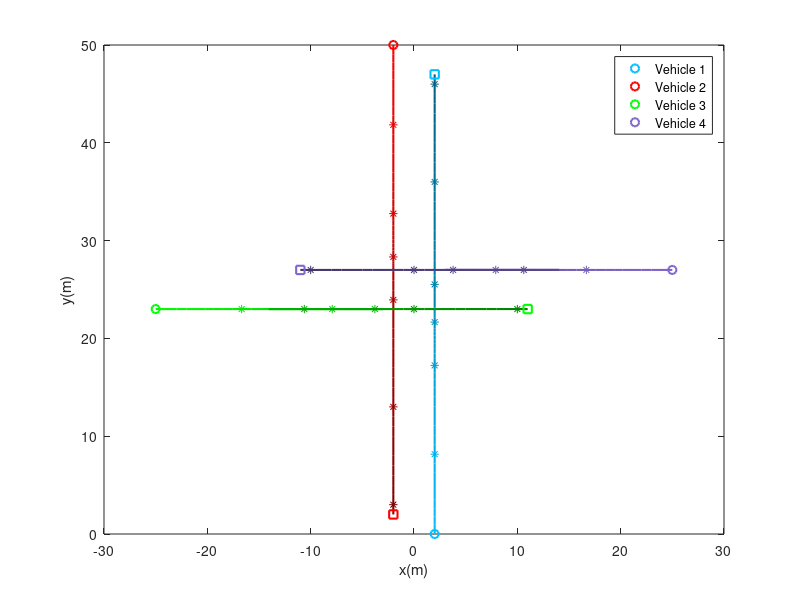
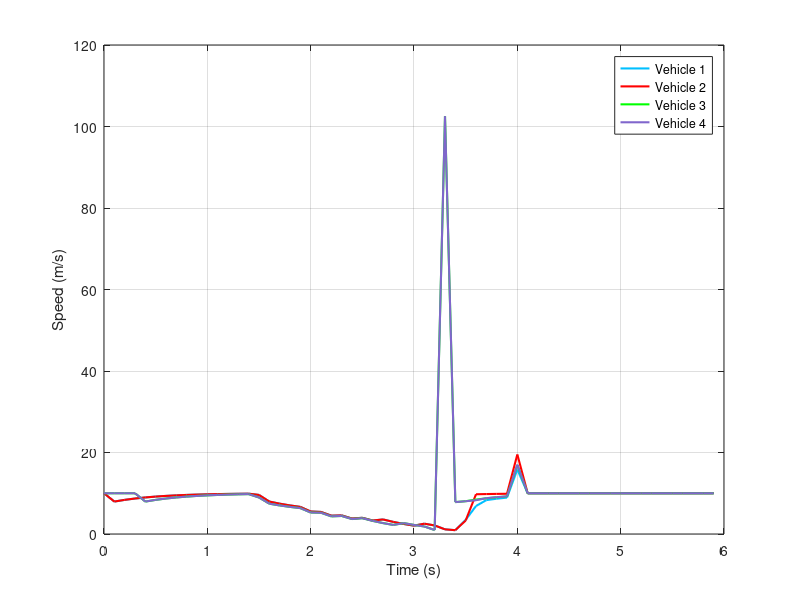
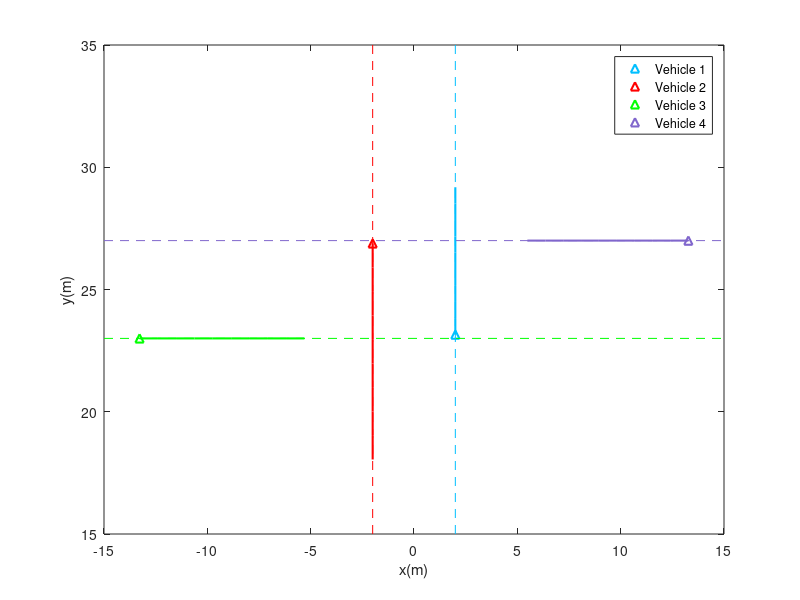

The MATLAB source for these figures, in order:
clear;
close all;

color = [[0 0.75 1];[1 0 0];[0 1 0];[0.5 0.4 0.8];[0.9 0.9 0.1];[0 0 1]];

%% Intersection
load('CFS_DMPC_Intersection.mat');
% traj_log = traj_log(20:70,:);
% Plot traj
[horizon, dim_num_veh] = size(traj_log);
dim = 2;
num_veh = dim_num_veh/2;

figure(1)
for i=0:num_veh-1
    veh_pos = traj_log(1,2*i+1:2*i+2);
    plot(veh_pos(1),veh_pos(2),'o','color',color(i+1,:),'Linewidth',1.5);
    hold on
end

for i=0:num_veh-1
    veh_traj = traj_log(:,2*i+1:2*i+2);
    for j=1:horizon-1
        plot(veh_traj(j:j+1,1),veh_traj(j:j+1,2),'Linewidth',1.5,'color',(1-j/2/horizon)*color(i+1,:));
        if mod(j,10)==0
            plot(veh_traj(j,1),veh_traj(j,2),'*','markersize',6,'color',(1-j/2/horizon)*color(i+1,:));
            hold on;
        end
    hold on
    end
end

for i=0:num_veh-1
    veh_pos = traj_log(horizon,2*i+1:2*i+2);
    plot(veh_pos(1),veh_pos(2),'s','color',color(i+1,:),'Linewidth',1.5);
    hold on
end

xlabel('x(m)');
ylabel('y(m)');
legend('Vehicle 1','Vehicle 2','Vehicle 3','Vehicle 4');
axis([-30 30 0 50])


% 
figure(2)
T_r = 0.1;
t = 0:T_r:(horizon-2)*T_r;
for i=0:num_veh-1
    vel = [];
    veh_traj = traj_log(:,2*i+1:2*i+2);
    for j=1:horizon-1
        vel(j) = norm(veh_traj(j+1,:)-veh_traj(j,:))/T_r;
%         plot(veh_traj(j:j+1,1),veh_traj(j:j+1,2),'Linewidth',1.5,'color',(1-j/2/horizon)*color(i+1,:));
%         if mod(j,5)==0
%             plot(veh_traj(j,1),veh_traj(j,2),'*','markersize',6,'color',(1-j/2/horizon)*color(i+1,:));
%             hold on;
    end
    plot(t,vel,'Linewidth',1.5,'color',color(i+1,:));
    hold on
    grid on
end
xlabel('Time (s)');
ylabel('Speed (m/s)');
legend('Vehicle 1','Vehicle 2','Vehicle 3','Vehicle 4');


%  
figure(3)
load('CFS_DMPC_Intersection_36.mat');
% Plot traj
[num_veh, ~, ~] = size(traj_sol);

for i=1:num_veh
    traj = squeeze(traj_sol(i,:,:));
    plot(traj(1,1),traj(1,2),'^','color',color(i,:),'Linewidth',1.5);
    hold on
end

for i=1:num_veh
        traj = squeeze(traj_sol(i,:,:));
        plot(traj(:,1),traj(:,2),'Linewidth',1.5,'color',color(i,:));
        hold on
end

plot([2,2],[15,35],'--','color',color(1,:));
hold on;
plot([-2,-2],[15,35],'--','color',color(2,:));
hold on;
plot([-15,15],[23,23],'--','color',color(3,:));
hold on;
plot([-15,15],[27,27],'--','color',color(4,:));
hold on;
xlabel('x(m)');
ylabel('y(m)');
legend('Vehicle 1','Vehicle 2','Vehicle 3','Vehicle 4');
axis([-15 15 15 35]);


% 
% %% Unstructured Road
% load('CFS_DMPC_UnstructuredRoad.mat');
% % traj_log = traj_log(20:80,:);
% 
% % Plot traj
% [horizon, dim_num_veh] = size(traj_log);
% dim = 2;
% num_veh = dim_num_veh/2;
% 
% for i=0:num_veh-1
%     traj_log(:,2*i+1:2*i+2) = traj_log(:,2*i+1:2*i+2);
% end
% 
% figure(4)
% for i=0:num_veh-1
%     veh_pos = traj_log(1,2*i+1:2*i+2);
%     plot(veh_pos(1),veh_pos(2),'o','color',color(i+1,:),'Linewidth',1.5);
%     hold on
% end
% 
% for i=0:num_veh-1
%     veh_traj = traj_log(:,2*i+1:2*i+2);
%     for j=1:horizon-1
%         plot(veh_traj(j:j+1,1),veh_traj(j:j+1,2),'Linewidth',1.5,'color',(1-j/2/horizon)*color(i+1,:));
%         if mod(j,5)==0
%             plot(veh_traj(j,1),veh_traj(j,2),'*','markersize',6,'color',(1-j/2/horizon)*color(i+1,:));
%             hold on;
%         end
%     hold on
%     end
% end
% 
% for i=0:num_veh-1
%     veh_pos = traj_log(horizon,2*i+1:2*i+2);
%     plot(veh_pos(1),veh_pos(2),'s','color',color(i+1,:),'Linewidth',1.5);
%     hold on
% end
% 
% xlabel('x(m)');
% ylabel('y(m)');
% legend('Vehicle 1','Vehicle 2','Vehicle 3');
% axis([-25 25 -25 25]);
% 
% 
% 
% 
% % 
% load('CFS_DMPC_UnstructuredRoad_24.mat');
% 
% % Plot traj
% [num_veh, horizon, dim] = size(traj_sol);
% 
% figure(5)
% for i=1:num_veh
%     traj = squeeze(traj_sol(i,:,:));
%     plot(traj(1,1),traj(1,2),'^','color',color(i,:),'Linewidth',1.5);
%     hold on
% end
% 
% for i=1:num_veh
%         traj = squeeze(traj_sol(i,:,:));
%         plot(traj(:,1),traj(:,2),'Linewidth',1.5,'color',color(i,:));
%         hold on
% end
% 
% plot([20,-20],[0,0],'--','color',color(1,:));
% hold on;
% plot([-10,10],[17.32,-17.32],'--','color',color(2,:));
% hold on;
% plot([-10,10],[-17.32,17.32],'--','color',color(3,:));
% hold on;
% 
% 
% xlabel('x(m)');
% ylabel('y(m)');
% legend('Vehicle 1','Vehicle 2','Vehicle 3');
% axis([-1 1 -1 1]*6);
